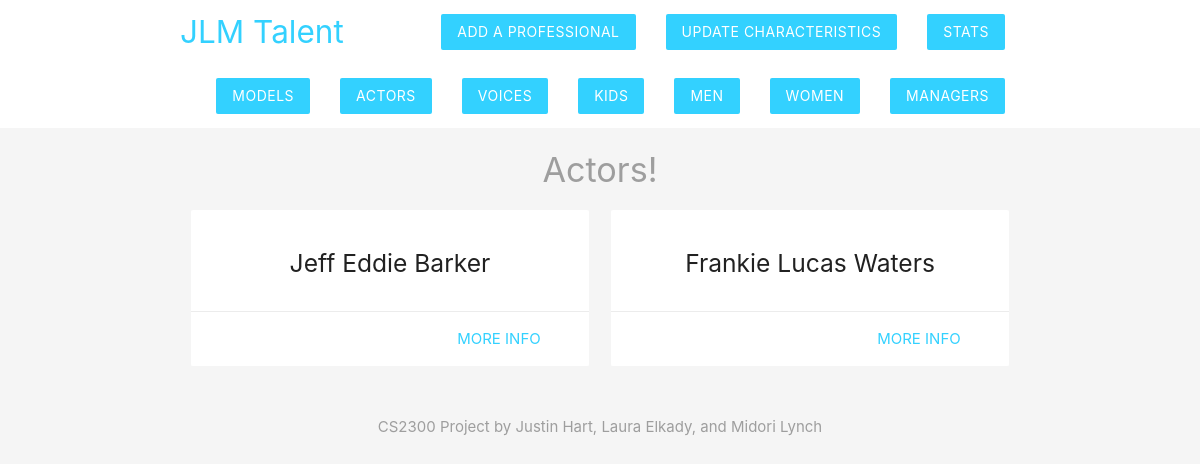
Page /test/actors.php on the committed database.
### tables this page shows
CREATE TABLE PROFESSIONALS(IDno varchar(80) NOT NULL,
Fname varchar(80) NOT NULL,
Mname varchar(80),
Lname varchar(80) NOT NULL,
UID varchar(80),
ManID varchar(80),
PRIMARY KEY (IDno),
FOREIGN KEY (UID) REFERENCES UNIONS(UnionID),
FOREIGN KEY(ManID) REFERENCES Manager(ManagerID)
);

### test/actors.php (the view, shortened to what this page needs)
<?php
include('config/db_connect.php');
$sql = 'SELECT professionals.Fname, professionals.Mname, professionals.Lname, professionals.IDno FROM professionals, actors WHERE actors.ProfID = professionals.IDno GROUP BY actors.ProfID;';
$result = mysqli_query($conn, $sql);
$as = mysqli_fetch_all($result, MYSQLI_ASSOC);
?>
<!DOCTYPE html>
<html>
	<?php include('templates/header.php'); ?>
	<h4 class="center grey-text">Actors!</h4>
	<div class="container">
		<div class="row">
			<?php foreach($as as $a){ ?>
				<div class="col s6 md3">
					<div class="card z-depth-0">
						<div class="card-content center">
							<h5><?php echo htmlspecialchars($a['Fname']); echo " "; echo htmlspecialchars($a['Mname']); echo " ";  echo htmlspecialchars($a['Lname']) ?></h5>
						</div>
						<div class="card-action right-align">
							<a class="brand-text" href="details.php?id=<?php echo $a['IDno']?>">more info</a>
						</div>
					</div>
				</div>
			<?php } ?>
		</div>
	</div>
	<?php include('templates/footer.php'); ?>
</html>

### test/templates/header.php (style rules this page uses)
.brand-text { color: #33D1FF !important; }

### rows in the picture
professionals: Fname "Jeff", Mname "Eddie", Lname "Barker"
professionals: Fname "Frankie", Mname "Lucas", Lname "Waters"
